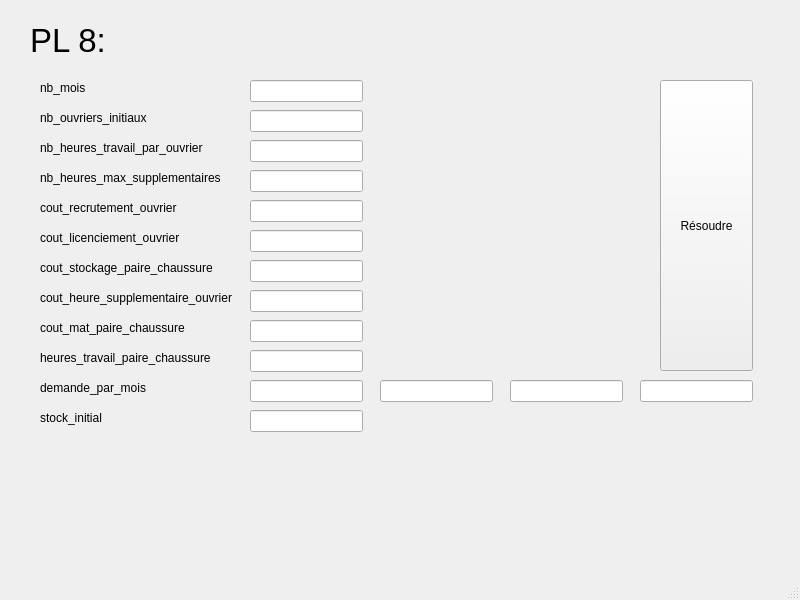
<?xml version="1.0" encoding="UTF-8"?>
<ui version="4.0">
 <class>MainWindow</class>
 <widget class="QMainWindow" name="MainWindow">
  <property name="geometry">
   <rect>
    <x>0</x>
    <y>0</y>
    <width>800</width>
    <height>600</height>
   </rect>
  </property>
  <property name="windowTitle">
   <string>MainWindow</string>
  </property>
  <widget class="QWidget" name="centralwidget">
   <widget class="QLabel" name="label">
    <property name="geometry">
     <rect>
      <x>30</x>
      <y>10</y>
      <width>121</width>
      <height>61</height>
     </rect>
    </property>
    <property name="font">
     <font>
      <pointsize>25</pointsize>
     </font>
    </property>
    <property name="text">
     <string>PL 8:</string>
    </property>
   </widget>
   <widget class="QLabel" name="label_2">
    <property name="geometry">
     <rect>
      <x>40</x>
      <y>80</y>
      <width>55</width>
      <height>16</height>
     </rect>
    </property>
    <property name="text">
     <string>nb_mois</string>
    </property>
   </widget>
   <widget class="QLabel" name="label_3">
    <property name="geometry">
     <rect>
      <x>40</x>
      <y>110</y>
      <width>141</width>
      <height>16</height>
     </rect>
    </property>
    <property name="text">
     <string>nb_ouvriers_initiaux</string>
    </property>
   </widget>
   <widget class="QLabel" name="label_4">
    <property name="geometry">
     <rect>
      <x>40</x>
      <y>140</y>
      <width>181</width>
      <height>16</height>
     </rect>
    </property>
    <property name="text">
     <string>nb_heures_travail_par_ouvrier</string>
    </property>
   </widget>
   <widget class="QLabel" name="label_5">
    <property name="geometry">
     <rect>
      <x>40</x>
      <y>170</y>
      <width>211</width>
      <height>16</height>
     </rect>
    </property>
    <property name="text">
     <string>nb_heures_max_supplementaires</string>
    </property>
   </widget>
   <widget class="QLabel" name="label_6">
    <property name="geometry">
     <rect>
      <x>40</x>
      <y>200</y>
      <width>151</width>
      <height>16</height>
     </rect>
    </property>
    <property name="text">
     <string>cout_recrutement_ouvrier</string>
    </property>
   </widget>
   <widget class="QLabel" name="label_7">
    <property name="geometry">
     <rect>
      <x>40</x>
      <y>230</y>
      <width>171</width>
      <height>16</height>
     </rect>
    </property>
    <property name="text">
     <string>cout_licenciement_ouvrier</string>
    </property>
   </widget>
   <widget class="QLabel" name="label_8">
    <property name="geometry">
     <rect>
      <x>40</x>
      <y>260</y>
      <width>201</width>
      <height>16</height>
     </rect>
    </property>
    <property name="text">
     <string>cout_stockage_paire_chaussure</string>
    </property>
   </widget>
   <widget class="QLabel" name="label_9">
    <property name="geometry">
     <rect>
      <x>40</x>
      <y>320</y>
      <width>171</width>
      <height>16</height>
     </rect>
    </property>
    <property name="text">
     <string>cout_mat_paire_chaussure </string>
    </property>
   </widget>
   <widget class="QLabel" name="label_10">
    <property name="geometry">
     <rect>
      <x>40</x>
      <y>350</y>
      <width>191</width>
      <height>16</height>
     </rect>
    </property>
    <property name="text">
     <string>heures_travail_paire_chaussure</string>
    </property>
   </widget>
   <widget class="QLabel" name="label_11">
    <property name="geometry">
     <rect>
      <x>40</x>
      <y>410</y>
      <width>71</width>
      <height>16</height>
     </rect>
    </property>
    <property name="text">
     <string>stock_initial</string>
    </property>
   </widget>
   <widget class="QLabel" name="label_12">
    <property name="geometry">
     <rect>
      <x>40</x>
      <y>290</y>
      <width>211</width>
      <height>16</height>
     </rect>
    </property>
    <property name="text">
     <string>cout_heure_supplementaire_ouvrier</string>
    </property>
   </widget>
   <widget class="QLabel" name="label_13">
    <property name="geometry">
     <rect>
      <x>40</x>
      <y>380</y>
      <width>131</width>
      <height>16</height>
     </rect>
    </property>
    <property name="text">
     <string>demande_par_mois</string>
    </property>
   </widget>
   <widget class="QLineEdit" name="lineEdit">
    <property name="geometry">
     <rect>
      <x>250</x>
      <y>80</y>
      <width>113</width>
      <height>22</height>
     </rect>
    </property>
   </widget>
   <widget class="QLineEdit" name="lineEdit_2">
    <property name="geometry">
     <rect>
      <x>250</x>
      <y>110</y>
      <width>113</width>
      <height>22</height>
     </rect>
    </property>
   </widget>
   <widget class="QLineEdit" name="lineEdit_3">
    <property name="geometry">
     <rect>
      <x>250</x>
      <y>140</y>
      <width>113</width>
      <height>22</height>
     </rect>
    </property>
   </widget>
   <widget class="QLineEdit" name="lineEdit_4">
    <property name="geometry">
     <rect>
      <x>250</x>
      <y>170</y>
      <width>113</width>
      <height>22</height>
     </rect>
    </property>
   </widget>
   <widget class="QLineEdit" name="lineEdit_5">
    <property name="geometry">
     <rect>
      <x>250</x>
      <y>200</y>
      <width>113</width>
      <height>22</height>
     </rect>
    </property>
   </widget>
   <widget class="QLineEdit" name="lineEdit_6">
    <property name="geometry">
     <rect>
      <x>250</x>
      <y>350</y>
      <width>113</width>
      <height>22</height>
     </rect>
    </property>
   </widget>
   <widget class="QLineEdit" name="lineEdit_7">
    <property name="geometry">
     <rect>
      <x>250</x>
      <y>260</y>
      <width>113</width>
      <height>22</height>
     </rect>
    </property>
   </widget>
   <widget class="QLineEdit" name="lineEdit_8">
    <property name="geometry">
     <rect>
      <x>250</x>
      <y>290</y>
      <width>113</width>
      <height>22</height>
     </rect>
    </property>
   </widget>
   <widget class="QLineEdit" name="lineEdit_9">
    <property name="geometry">
     <rect>
      <x>250</x>
      <y>230</y>
      <width>113</width>
      <height>22</height>
     </rect>
    </property>
   </widget>
   <widget class="QLineEdit" name="lineEdit_10">
    <property name="geometry">
     <rect>
      <x>250</x>
      <y>320</y>
      <width>113</width>
      <height>22</height>
     </rect>
    </property>
   </widget>
   <widget class="QLineEdit" name="lineEdit_11">
    <property name="geometry">
     <rect>
      <x>250</x>
      <y>410</y>
      <width>113</width>
      <height>22</height>
     </rect>
    </property>
   </widget>
   <widget class="QLineEdit" name="lineEdit_12">
    <property name="geometry">
     <rect>
      <x>250</x>
      <y>380</y>
      <width>113</width>
      <height>22</height>
     </rect>
    </property>
   </widget>
   <widget class="QLineEdit" name="lineEdit_13">
    <property name="geometry">
     <rect>
      <x>380</x>
      <y>380</y>
      <width>113</width>
      <height>22</height>
     </rect>
    </property>
   </widget>
   <widget class="QLineEdit" name="lineEdit_14">
    <property name="geometry">
     <rect>
      <x>510</x>
      <y>380</y>
      <width>113</width>
      <height>22</height>
     </rect>
    </property>
   </widget>
   <widget class="QLineEdit" name="lineEdit_15">
    <property name="geometry">
     <rect>
      <x>640</x>
      <y>380</y>
      <width>113</width>
      <height>22</height>
     </rect>
    </property>
   </widget>
   <widget class="QPushButton" name="resoudre1">
    <property name="geometry">
     <rect>
      <x>660</x>
      <y>80</y>
      <width>93</width>
      <height>291</height>
     </rect>
    </property>
    <property name="text">
     <string>Résoudre</string>
    </property>
   </widget>
  </widget>
  <widget class="QMenuBar" name="menubar">
   <property name="geometry">
    <rect>
     <x>0</x>
     <y>0</y>
     <width>800</width>
     <height>26</height>
    </rect>
   </property>
  </widget>
  <widget class="QStatusBar" name="statusbar"/>
 </widget>
 <resources/>
 <connections/>
</ui>
